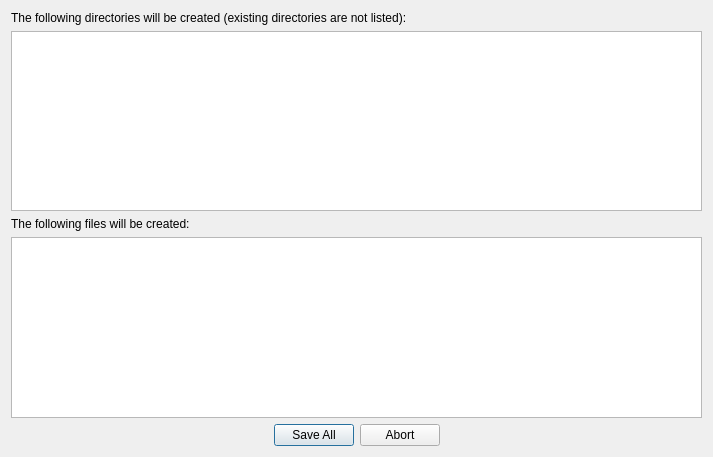
<?xml version="1.0" encoding="UTF-8"?>
<ui version="4.0">
 <class>batchDialog</class>
 <widget class="QDialog" name="batchDialog">
  <property name="geometry">
   <rect>
    <x>0</x>
    <y>0</y>
    <width>713</width>
    <height>457</height>
   </rect>
  </property>
  <property name="windowTitle">
   <string>Batch Preview</string>
  </property>
  <layout class="QGridLayout" name="gridLayout">
   <item row="1" column="0">
    <widget class="QPlainTextEdit" name="bDialogDirTextEdit">
     <property name="textInteractionFlags">
      <set>Qt::TextSelectableByKeyboard|Qt::TextSelectableByMouse</set>
     </property>
    </widget>
   </item>
   <item row="2" column="0">
    <widget class="QLabel" name="label_2">
     <property name="text">
      <string>The following files will be created:</string>
     </property>
    </widget>
   </item>
   <item row="3" column="0">
    <widget class="QPlainTextEdit" name="bDialogFileTextEdit">
     <property name="textInteractionFlags">
      <set>Qt::TextSelectableByKeyboard|Qt::TextSelectableByMouse</set>
     </property>
    </widget>
   </item>
   <item row="0" column="0">
    <widget class="QLabel" name="label">
     <property name="text">
      <string>The following directories will be created (existing directories are not listed):</string>
     </property>
    </widget>
   </item>
   <item row="4" column="0">
    <widget class="QDialogButtonBox" name="bDialogbuttonBox">
     <property name="orientation">
      <enum>Qt::Horizontal</enum>
     </property>
     <property name="standardButtons">
      <set>QDialogButtonBox::Abort|QDialogButtonBox::SaveAll</set>
     </property>
     <property name="centerButtons">
      <bool>true</bool>
     </property>
    </widget>
   </item>
  </layout>
 </widget>
 <resources/>
 <connections/>
</ui>
